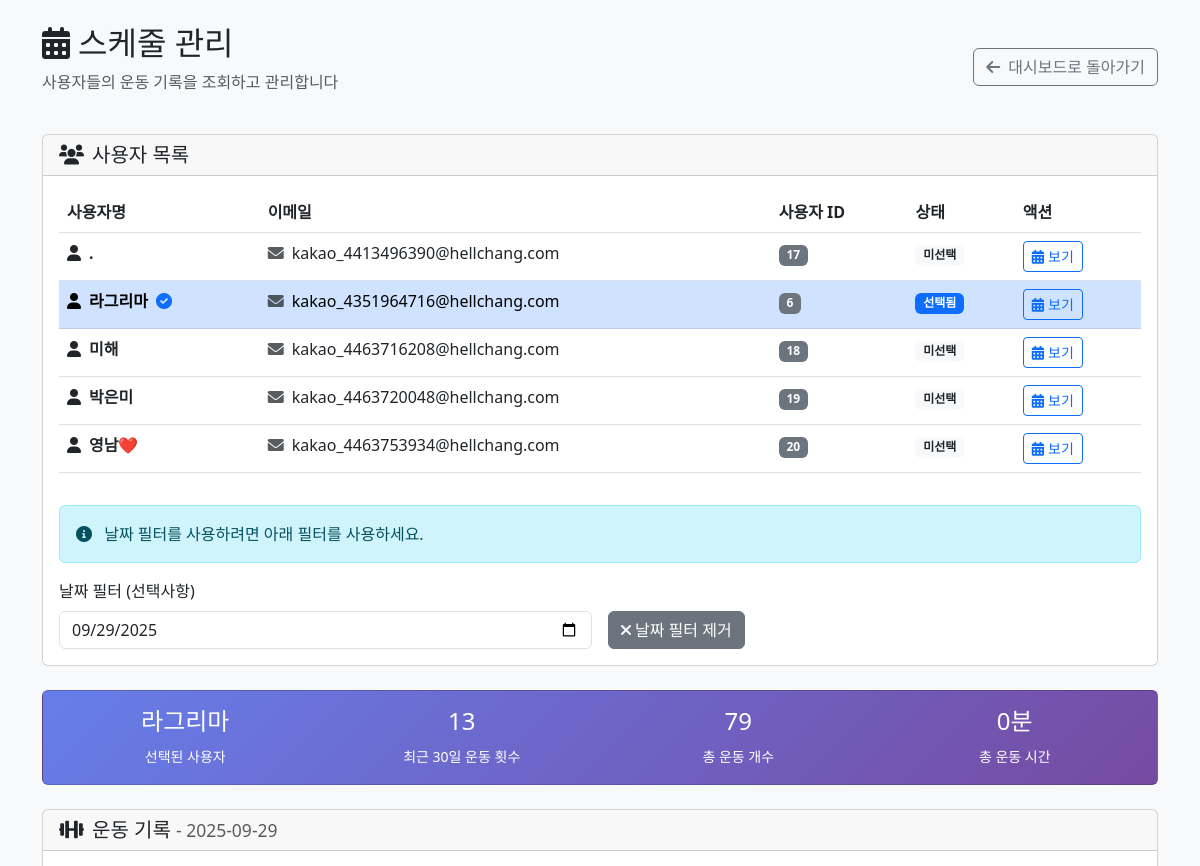
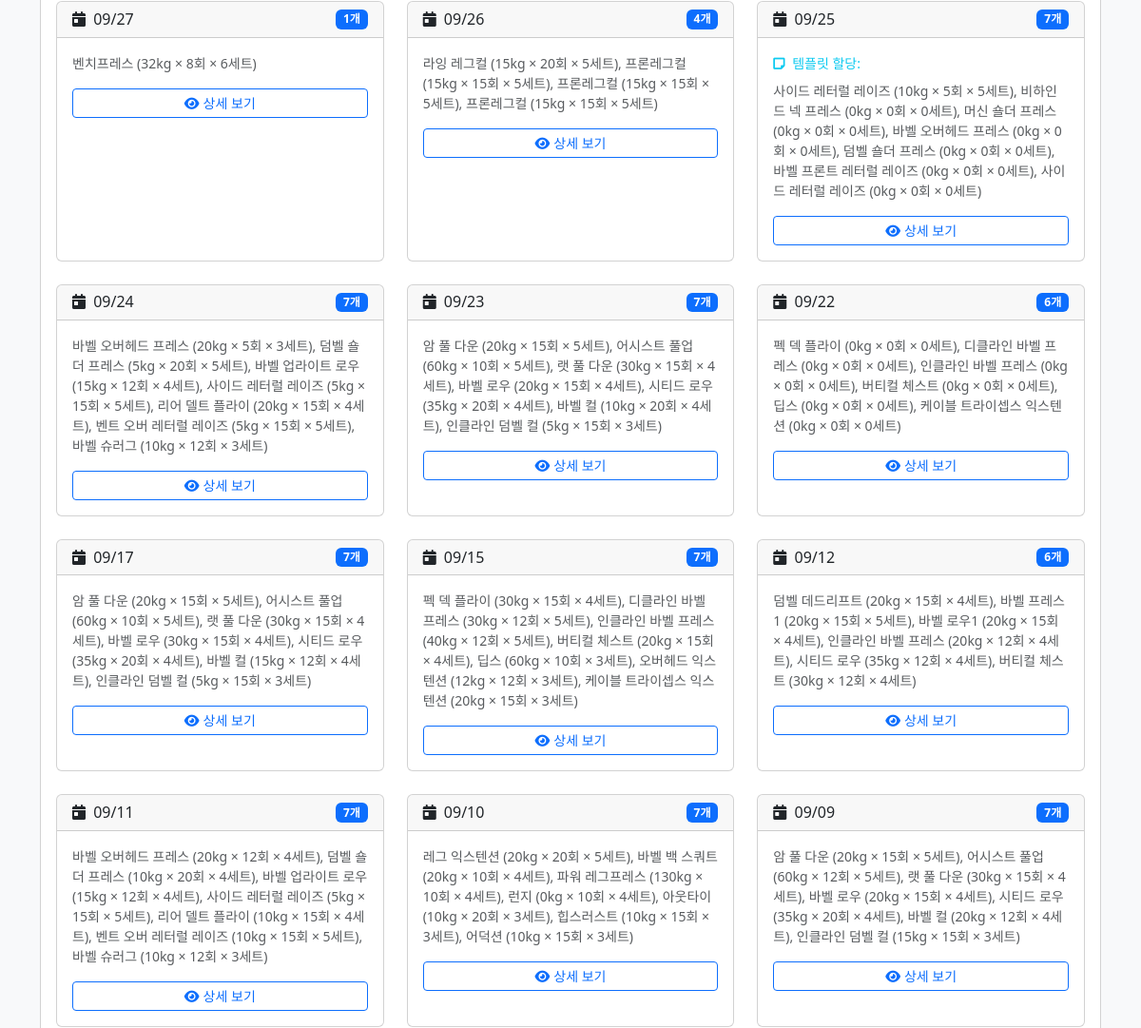
The app's page /admin/schedule_management.php?user_id=6 (signed in, upper part), older data (2 pictures, top to bottom).
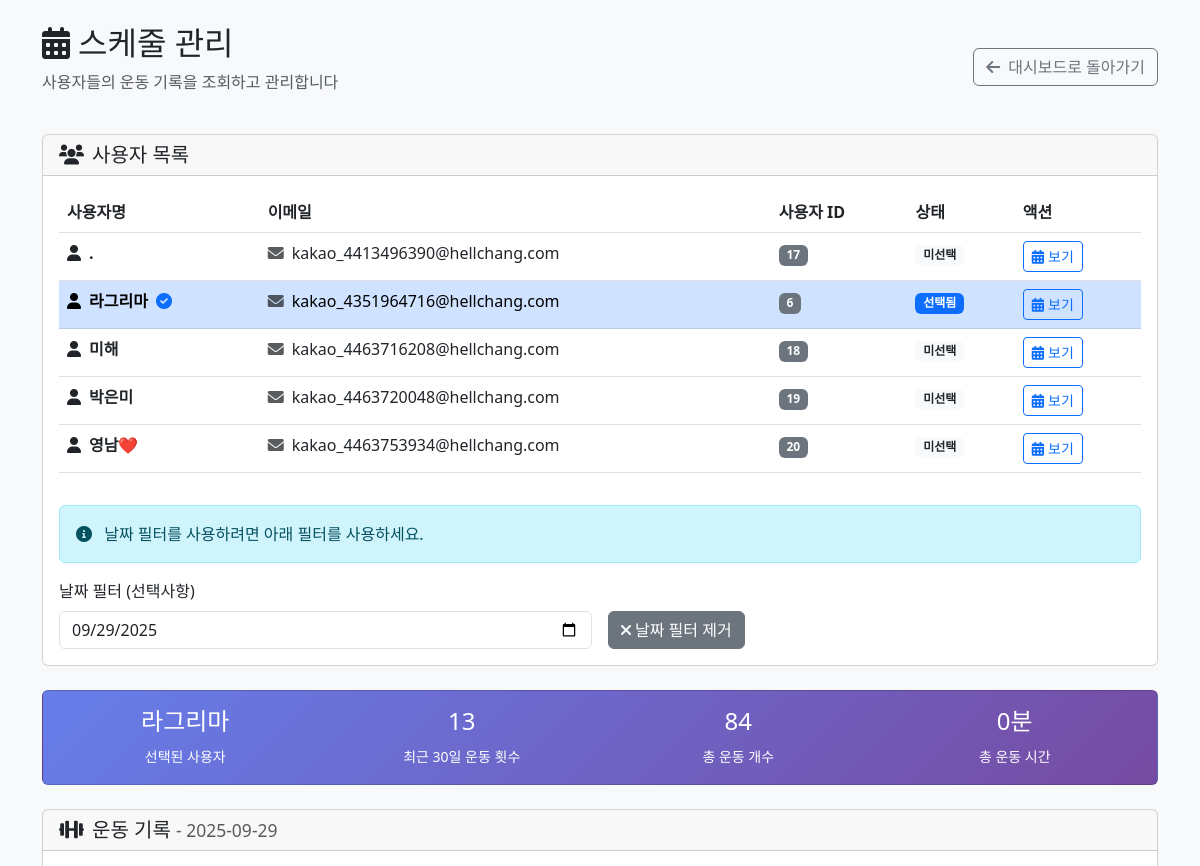
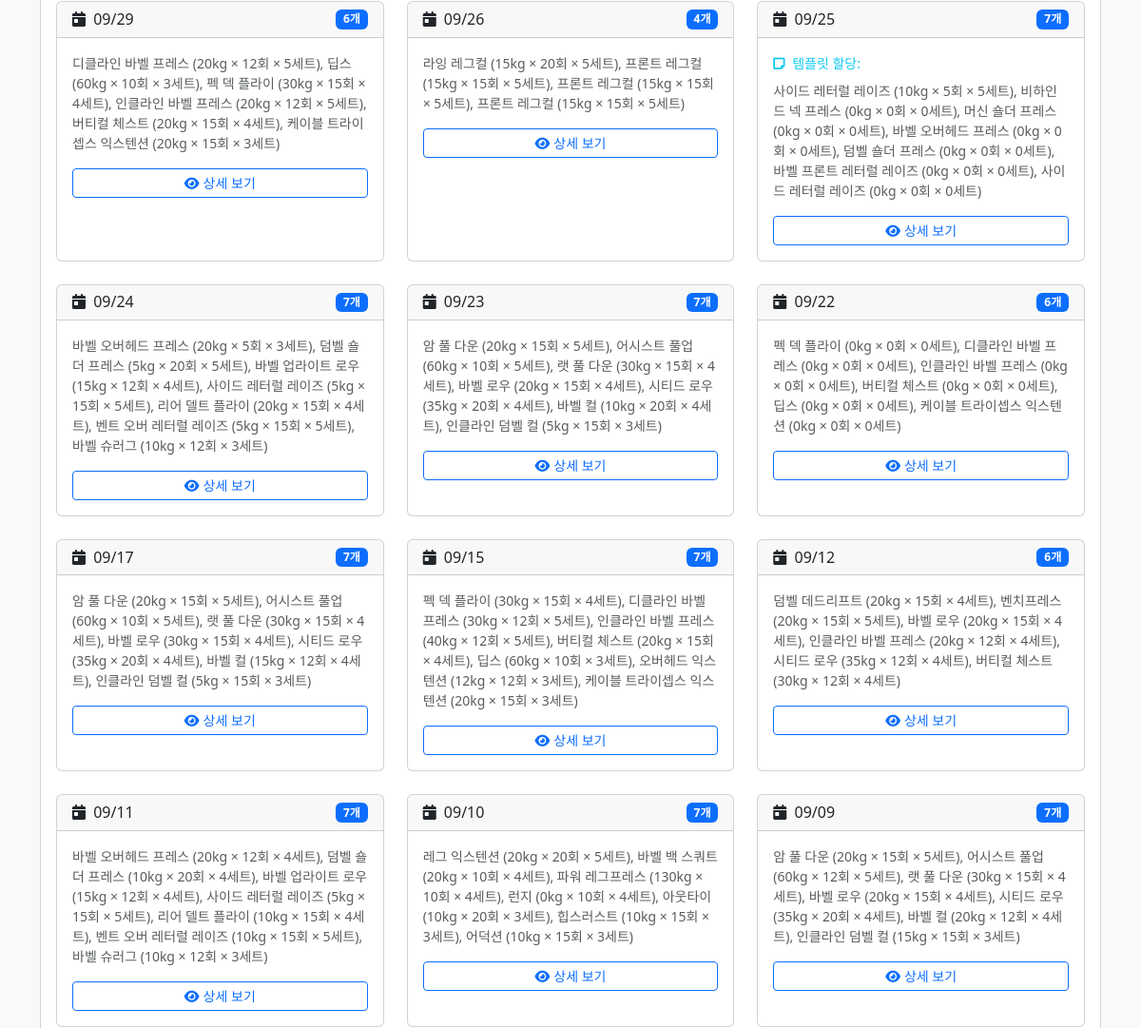
The same page, newer data (2 pictures, top to bottom).
### tables this page shows
CREATE TABLE IF NOT EXISTS `users` (
  `id` int(11) NOT NULL AUTO_INCREMENT,
  `kakao_id` bigint(20) DEFAULT NULL,
  `username` varchar(100) NOT NULL,
  `email` varchar(255) DEFAULT NULL,
  `profile_image` varchar(500) DEFAULT NULL,
  `created_at` timestamp NULL DEFAULT current_timestamp(),
  `updated_at` timestamp NULL DEFAULT current_timestamp() ON UPDATE current_timestamp(),
  `is_active` tinyint(1) NOT NULL DEFAULT 1,
  `password` varchar(255) DEFAULT NULL,
  PRIMARY KEY (`id`) USING BTREE,
  UNIQUE KEY `email` (`email`) USING BTREE,
  UNIQUE KEY `kakao_id` (`kakao_id`) USING BTREE,
  KEY `idx_users_kakao_id` (`kakao_id`) USING BTREE
);

CREATE TABLE IF NOT EXISTS `m_workout_session` (
  `session_id` bigint(20) NOT NULL AUTO_INCREMENT,
  `user_id` bigint(20) NOT NULL,
  `workout_date` date NOT NULL,
  `note` varchar(255) DEFAULT NULL,
  `duration` decimal(6,2) DEFAULT NULL COMMENT '운동 시간(분)',
  `start_time` datetime DEFAULT NULL COMMENT '운동 시작시간',
  `end_time` datetime DEFAULT NULL COMMENT '운동 종료시간',
  PRIMARY KEY (`session_id`)
);

### admin/schedule_management.php (the view, shortened to what this page needs)
<?php
$pdo = getDB();
$stmt = $pdo->prepare('SELECT id, username, email FROM users WHERE is_active = 1 ORDER BY username ASC');
$stmt->execute();
$users = $stmt->fetchAll(PDO::FETCH_ASSOC);
$selected_user_id = isset($_GET['user_id']) ? (int)$_GET['user_id'] : null;
$selected_date = isset($_GET['date']) ? $_GET['date'] : date('Y-m-d');
$workoutSessions = [];
$selectedUser = null;
if ($selected_user_id) {
    $stmt = $pdo->prepare('SELECT id, username, email FROM users WHERE id = ?');
    $stmt->execute([$selected_user_id]);
    $selectedUser = $stmt->fetch(PDO::FETCH_ASSOC);
    $stmt = $pdo->prepare('
        SELECT
            ws.session_id,
            ws.workout_date,
            ws.note,
            ws.duration,
            ws.start_time,
            ws.end_time,
            COUNT(we.wx_id) as exercise_count,
            GROUP_CONCAT(
                CONCAT(
                    COALESCE(e.name_kr, we.original_exercise_name, "알 수 없음"),
                    " (", CAST(COALESCE(we.weight, 0) AS UNSIGNED), "kg × ", COALESCE(we.reps, 0), "회 × ", COALESCE(we.sets, 0), "세트)"
                )
                ORDER BY we.order_no SEPARATOR ", "
            ) as exercise_summary
        FROM m_workout_session ws
        LEFT JOIN m_workout_exercise we ON ws.session_id = we.session_id
        LEFT JOIN m_exercise e ON we.ex_id = e.ex_id
        WHERE ws.user_id = ?
        AND ws.workout_date >= DATE_SUB(CURDATE(), INTERVAL 30 DAY)
        GROUP BY ws.session_id, ws.workout_date, ws.note, ws.duration, ws.start_time, ws.end_time
        ORDER BY ws.workout_date DESC, ws.session_id DESC
    ');
    $stmt->execute([$selected_user_id]);
    $workoutSessions = $stmt->fetchAll(PDO::FETCH_ASSOC);
}
?>
<!DOCTYPE html>
<html lang="ko">
<head>
    <link href="https://cdn.jsdelivr.net/npm/bootstrap@5.3.0/dist/css/bootstrap.min.css" rel="stylesheet">
    <link href="https://cdnjs.cloudflare.com/ajax/libs/font-awesome/6.0.0/css/all.min.css" rel="stylesheet">
</head>
<body class="bg-light">
    <div class="container mt-4">
        <div class="row mb-4">
            <div class="col">
                <div class="d-flex justify-content-between align-items-center">
                    <div>
                        <h2><i class="fas fa-calendar-alt me-2"></i>스케줄 관리</h2>
                        <p class="text-muted">사용자들의 운동 기록을 조회하고 관리합니다</p>
                    </div>
                    <a href="dashboard.php" class="btn btn-outline-secondary">
                        <i class="fas fa-arrow-left me-2"></i>대시보드로 돌아가기
                    </a>
                </div>
            </div>
        </div>
        <div class="row mb-4">
            <div class="col">
                <div class="card">
                    <div class="card-header">
                        <h5 class="mb-0"><i class="fas fa-users me-2"></i>사용자 목록</h5>
                    </div>
                    <div class="card-body">
                        <div class="table-responsive">
                            <table class="table table-hover">
                                <thead>
                                    <tr>
                                        <th>사용자명</th>
                                        <th>이메일</th>
                                        <th>사용자 ID</th>
                                        <th>상태</th>
                                        <th>액션</th>
                                    </tr>
                                </thead>
                                <tbody>
                                    <?php foreach ($users as $user): ?>
                                    <tr class="<?= $selected_user_id == $user['id'] ? 'table-primary' : '' ?>"
                                        style="cursor: pointer;"
                                        onclick="selectUser(<?= $user['id'] ?>)">
                                        <td>
                                            <div class="d-flex align-items-center">
                                                <i class="fas fa-user me-2"></i>
                                                <strong><?= htmlspecialchars($user['username']) ?></strong>
                                                <?php if ($selected_user_id == $user['id']): ?>
                                                <i class="fas fa-check-circle text-primary ms-2"></i>
                                                <?php endif; ?>
                                            </div>
                                        </td>
                                        <td>
                                            <?php if ($user['email']): ?>
                                            <i class="fas fa-envelope me-1 text-muted"></i>
                                            <?= htmlspecialchars($user['email']) ?>
                                            <?php else: ?>
                                            <span class="text-muted">-</span>
                                            <?php endif; ?>
                                        </td>
                                        <td>
                                            <span class="badge bg-secondary"><?= $user['id'] ?></span>
                                        </td>
                                        <td>
                                            <?php if ($selected_user_id == $user['id']): ?>
                                            <span class="badge bg-primary">선택됨</span>
                                            <?php else: ?>
                                            <span class="badge bg-light text-dark">미선택</span>
                                            <?php endif; ?>
                                        </td>
                                        <td>
                                            <button class="btn btn-outline-primary btn-sm"
                                                    onclick="event.stopPropagation(); viewUserSchedule(<?= $user['id'] ?>)">
                                                <i class="fas fa-calendar-alt me-1"></i>보기
                                            </button>
                                        </td>
                                    </tr>
                                    <?php endforeach; ?>
                                </tbody>
                            </table>
                        </div>
                        <?php if ($selected_user_id): ?>
                        <div class="mt-3">
                            <div class="alert alert-info">
                                <i class="fas fa-info-circle me-2"></i>
                                날짜 필터를 사용하려면 아래 필터를 사용하세요.
                            </div>
                            <form method="get" class="row g-3">
                                <div class="col-md-6">
                                    <label for="date" class="form-label">날짜 필터 (선택사항)</label>
                                    <input type="date" class="form-control" id="date" name="date"
                                           value="<?= $selected_date ?>" onchange="this.form.submit()">
                                </div>
                                <div class="col-md-6">
                                    <label class="form-label">&nbsp;</label>
                                    <div>
                                        <button type="button" class="btn btn-secondary" onclick="clearDateFilter()">
                                            <i class="fas fa-times me-1"></i>날짜 필터 제거
                                        </button>
                                    </div>
                                </div>
                            </form>
                        </div>
                        <?php endif; ?>
                    </div>
                </div>
            </div>
        </div>
        <?php if ($selectedUser): ?>
        <div class="row mb-4">
            <div class="col">
                <div class="card stats-card">
                    <div class="card-body">
                        <div class="row text-center">
                            <div class="col-md-3">
                                <h4><?= htmlspecialchars($selectedUser['username']) ?></h4>
                                <small>선택된 사용자</small>
                            </div>
                            <div class="col-md-3">
                                <h4><?= count($workoutSessions) ?></h4>
                                <small>최근 30일 운동 횟수</small>
                            </div>
                            <div class="col-md-3">
                                <h4>
                                    <?php
                                    $totalExercises = 0;
                                    foreach ($workoutSessions as $session) {
                                        $totalExercises += $session['exercise_count'];
                                    }
                                    echo $totalExercises;
                                    ?>
                                </h4>
                                <small>총 운동 개수</small>
                            </div>
                            <div class="col-md-3">
                                <h4>
                                    <?php
                                    $totalDuration = 0;
                                    foreach ($workoutSessions as $session) {
                                        $totalDuration += $session['duration'] ?: 0;
                                    }
                                    echo round($totalDuration) . '분';
                                    ?>
                                </h4>
                                <small>총 운동 시간</small>
                            </div>
                        </div>
                    </div>
                </div>
            </div>
        </div>
        <div class="row">
            <div class="col">
                <div class="card">
                    <div class="card-header">
                        <h5 class="mb-0">
                            <i class="fas fa-dumbbell me-2"></i>운동 기록
                            <?php if ($selected_date): ?>
                            <small class="text-muted">- <?= $selected_date ?></small>
                            <?php endif; ?>
                        </h5>
                    </div>
                    <div class="card-body">
                        <?php if (empty($workoutSessions)): ?>
                        <div class="text-center py-5">
                            <i class="fas fa-calendar-times fa-3x text-muted mb-3"></i>
                            <h5 class="text-muted">운동 기록이 없습니다</h5>
                            <p class="text-muted">이 사용자는 아직 운동을 기록하지 않았습니다.</p>
                        </div>
                        <?php else: ?>
                        <div class="row">
                            <?php foreach ($workoutSessions as $session): ?>
                            <div class="col-md-6 col-lg-4 mb-4">
                                <div class="card session-card h-100">
                                    <div class="card-header">
                                        <div class="d-flex justify-content-between align-items-center">
                                            <h6 class="mb-0">
                                                <i class="fas fa-calendar-day me-1"></i>
                                                <?= date('m/d', strtotime($session['workout_date'])) ?>
                                            </h6>
                                            <span class="badge bg-primary"><?= $session['exercise_count'] ?>개</span>
                                        </div>
                                    </div>
                                    <div class="card-body">
                                        <?php if ($session['note']): ?>
                                        <p class="text-info small mb-2">
                                            <i class="fas fa-sticky-note me-1"></i>
                                            <?= htmlspecialchars($session['note']) ?>
                                        </p>
                                        <?php endif; ?>
                                        <p class="text-muted small mb-3">
                                            <?= htmlspecialchars($session['exercise_summary']) ?>
                                        </p>
                                        <div class="d-grid">
                                            <button class="btn btn-outline-primary btn-sm"
                                                    onclick="viewSessionDetails(<?= $session['session_id'] ?>)">
                                                <i class="fas fa-eye me-1"></i>상세 보기
                                            </button>
                                        </div>
                                    </div>
                                </div>
                            </div>
                            <?php endforeach; ?>
                        </div>
                        <?php endif; ?>
                    </div>
                </div>
            </div>
        </div>
        <?php endif; ?>
    </div>
</body>
</html>

### admin/schedule_management.php (style rules this page uses)
.session-card { transition: all 0.3s ease; }
.stats-card { background: linear-gradient(135deg, #667eea 0%, #764ba2 100%); color: white; }

Row changes from the older to the newer data that the page shows:
removed m_workout_session: workout_date "09/27", exercise_count "1", exercise_summary "벤치프레스 (32kg × 8회 × 6세트)"
added m_workout_session: workout_date "09/29", exercise_count "6", exercise_summary "디클라인 바벨 프레스 (20kg × 12회 × 5세트), 딥스 (60kg × 10회 × 3세트), 펙 덱 플라이 (30kg × 15회 × 4세트), 인클라인 바벨 프레스 (20kg × 12회 × 5세트), 버티컬 체스트 (20kg × 15회 × 4세트), 케이블 트라이셉스 익스텐션 (20kg × 15회 × 3세트)"
computed for m_workout_session (number 2 of 12 on the later page): exercise_summary "라잉 레그컬 (15kg × 20회 × 5세트), 프론레그컬 (15kg × 15회 × 5세트), 프론레그컬 (15kg × 15회 × 5세트), 프론레그컬 (15kg × 15회 × 5세트)" → "라잉 레그컬 (15kg × 20회 × 5세트), 프론트 레그컬 (15kg × 15회 × 5세트), 프론트 레그컬 (15kg × 15회 × 5세트), 프론트 레그컬 (15kg × 15회 × 5세트)"
computed for m_workout_session (number 9 of 12 on the later page): exercise_summary "…× 15회 × 4세트), 바벨 프레스1 (20kg × 15회 × 5세트), 바벨 로우1 (20kg × 15회 ×…" → "…× 15회 × 4세트), 벤치프레스 (20kg × 15회 × 5세트), 바벨 로우 (20kg × 15회 ×…"
Text that changed along with them:
$totalExercises: "79" → "84"
